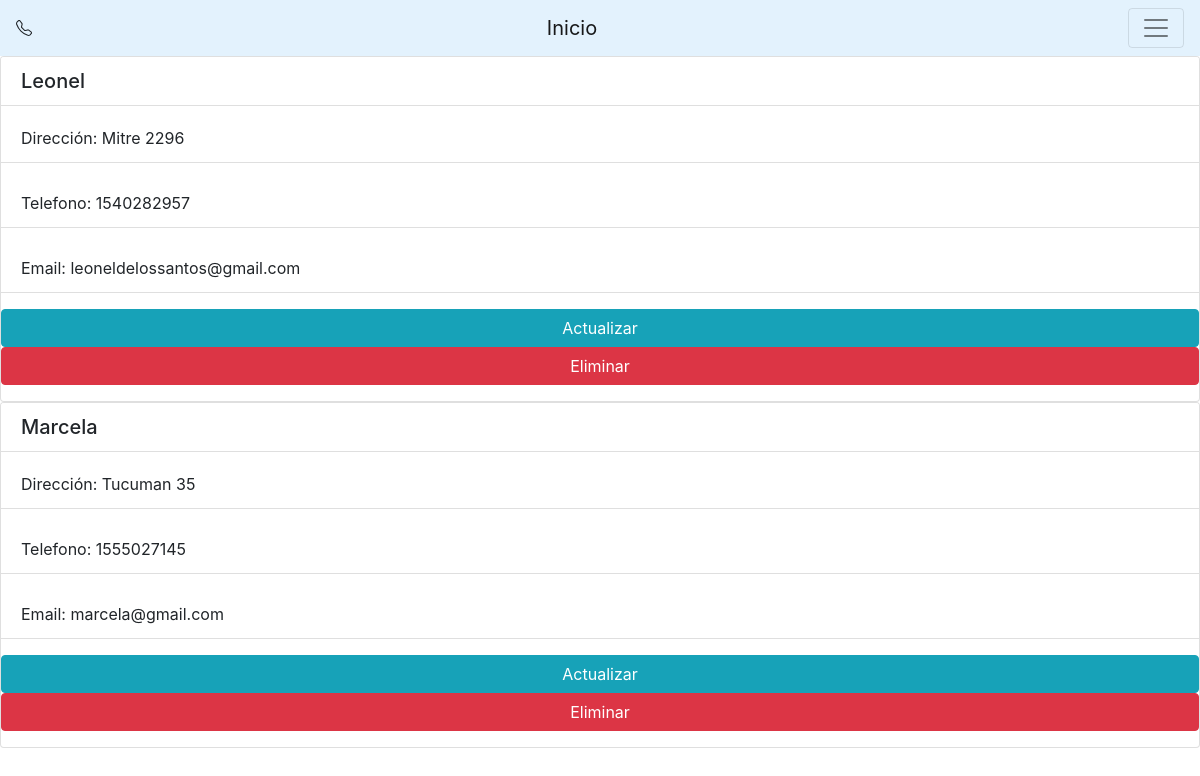
The app's page /contacts/contacts-list/, older data.
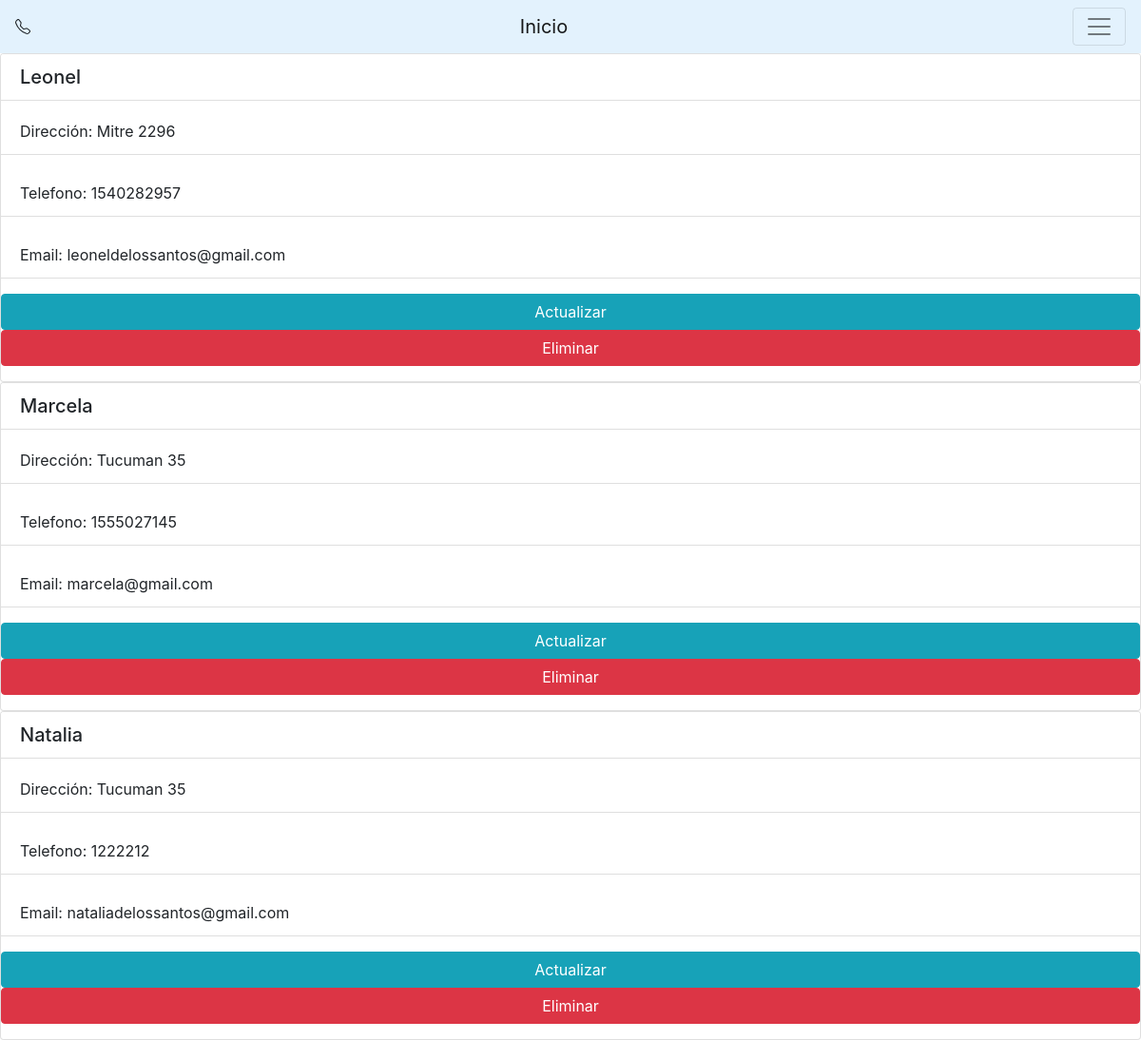
The same page, newer data.
### contacts/models.py (models this page shows, shortened)
class Contact(models.Model):
    name = models.CharField(max_length=100)
    address = models.CharField(max_length=300)
    phone_number = models.CharField(max_length=20)
    email = models.EmailField()
    is_active = models.BooleanField(default=True)

### contacts/views.py (the view)
# urls.py: path('contacts-list/', contacts_list, name='contacts_list'),
def contacts_list(request):
    contacts = Contact.objects.filter(is_active = True)
    context = {
        'contacts':contacts
    }
    return render(request, 'contacts/contacts-list.html', context=context)

### templates/contacts/contacts-list.html (shortened to what this page needs)
{% extends 'base.html' %}
{% block content %}
    {% for contact in contacts %}
        <div class="card" >
            <div class="list-group list-group-flush">
            <h5 class="list-group-item">{{contact.name}}</h5>
            <p class="list-group-item">Dirección: {{contact.address}}</p>
            <p class="list-group-item">Telefono: {{contact.phone_number}}</p>
            <p class="list-group-item">Email: {{contact.email}}</p>
            <a href="/contacts/update-contact/{{contact.id}}/" class="btn btn-info">Actualizar</a>
            <a href="/contacts/delete-contact/{{contact.id}}/" class="btn btn-danger">Eliminar</a>
        </div>
        </div>
    {% endfor %}
{% endblock %}

Row changes from the older to the newer data that the page shows:
added Contact: name "Natalia", address "Tucuman 35", phone_number "1222212", email "nataliadelossantos@gmail.com"
